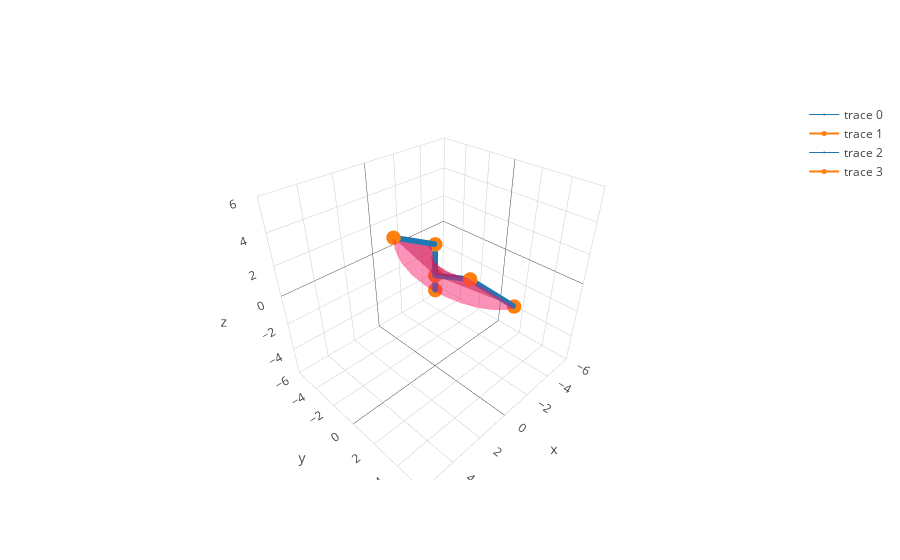

Source (notebook cell):
### Code cell
m = graphics.plotvol(robot1,trajectorymat)
m.show()

### Figure 1 — Plotly figure (JSON) as saved in the notebook; plotly's stock layout.template omitted (floating-point values rounded to 4 significant figures; data arrays with more than 128 entries replaced by an {"elided": "..."} marker saying what was removed)
{"data": [{"line": {"color": "#1f77b4", "width": 1}, "marker": {"size": 2}, "type": "scatter3d", "uid": "e7beb4ef-1f7a-4700-b186-6d98d7fea9cf", "x": {"elided": "150 float values"}, "y": {"elided": "150 int values"}, "z": {"elided": "150 float values"}}, {"line": {"color": "#ff7f0e", "width": 2}, "marker": {"size": 5}, "type": "scatter3d", "uid": "d68aa217-e629-4baf-8ab0-d05be3728fff", "x": [0, 0, 0, 2.598], "y": [0, 0, 0, 0], "z": [0, 1, 3, 4.5]}, {"line": {"color": "#1f77b4", "width": 1}, "marker": {"size": 2}, "type": "scatter3d", "uid": "d28e8e9b-9c2a-4b75-b33a-37ec3c28a980", "x": {"elided": "150 float values"}, "y": {"elided": "150 float values"}, "z": {"elided": "150 float values"}}, {"line": {"color": "#ff7f0e", "width": 2}, "marker": {"size": 5}, "type": "scatter3d", "uid": "232375a9-e418-45db-aa09-6d952e1dbd18", "x": [0, 0, -1.0, -2.299], "y": [0, 0, 1.732, 3.982], "z": [0, 1, 1.0, -0.5]}, {"color": "rgba(244,22,100,0.6)", "opacity": 0.8, "type": "mesh3d", "uid": "24b0ba66-5d47-4fa4-b9d3-cf6849a952ba", "x": [0, 0, 2.598, 0.2795, 2.959, 0.5231, 3.155, 0.6989, 3.152, 0.7826, 2.932, 0.7597, 2.498, 0.6279, 1.873, 0.3967, 1.097, 0.08656, 0.2253, -0.2731, -0.6766, -0.6475, -1.54, -1.0, -2.299], "y": [0, 0, 0, 0.05387, 0.5703, 0.2094, 1.263, 0.4492, 2.025, 0.7462, 2.795, 1.067, 3.508, 1.375, 4.101, 1.635, 4.521, 1.817, 4.729, 1.899, 4.706, 1.871, 4.45, 1.732, 3.982], "z": [1, 3, 4.5, 2.98, 4.226, 2.919, 3.9, 2.819, 3.527, 2.683, 3.109, 2.511, 2.654, 2.31, 2.167, 2.081, 1.654, 1.831, 1.124, 1.563, 0.5823, 1.285, 0.03838, 1.0, -0.5]}], "layout": {"scene": {"xaxis": {"range": [-6, 6]}, "yaxis": {"range": [-6, 6]}, "zaxis": {"range": [-6, 6]}}}}
